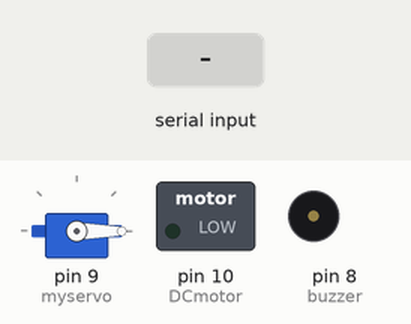
This sketch was run on a simulated Arduino Uno, built with avr-gcc and run on an emulated ATmega328P. On the bench: servo, switched loads named in the sketch (green lamp = pin HIGH), buzzer (waves = sounding, pin HIGH). The inputs (shaded band) are chosen by the test bench. What the sketch prints to the serial monitor is not drawn.

Above: at 1.2 s.
1.3 s: "1\n" received over the second serial link
At 1.4 s:
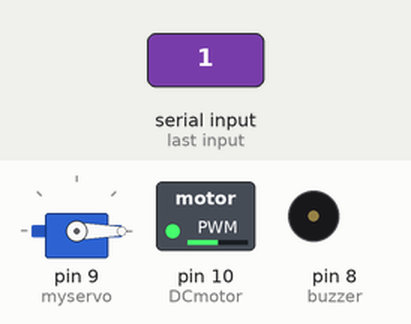
At 1.8 s:
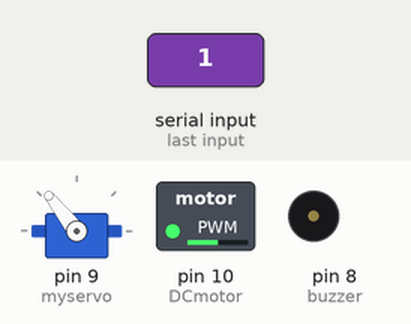
Timing chart, 0 to 4.3 s (numbered marks = the images above; inputs shaded):
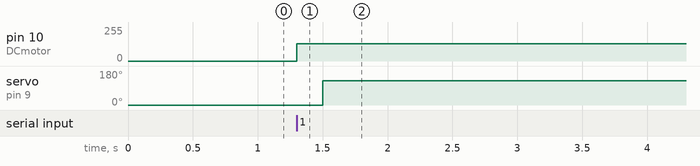

Measured:
- after the input at 1.3 s, pin 10 (DCmotor): 0/255 → 128/255 at once; servo on pin 9 (myservo): 0° → 128° after 0.20 s

The sketch:

golden_bell_C26-2.ino
```cpp
#include <SoftwareSerial.h>
#include<Servo.h>
int DCmotor=10;
int buzzer = 8;
Servo myservo;
#define cds A2
SoftwareSerial bt(2,3); // RX/TX 핀 설정/ 시리얼 통신 객체 생성

void setup() {
  pinMode(DCmotor,OUTPUT);
  pinMode(buzzer,OUTPUT);
  pinMode(cds, INPUT);
  Serial.begin(9600);
  myservo.attach(9);
  myservo.write(0);
  bt.begin(9600); // softwareSerial 통신 속도 및 시작
}

void loop() {
  char value;
 if(bt.available())
 {
  value = (char)bt.read();

    Serial.print("value = ");
    Serial.println(value);
    delay(1);

  if(value == '1'){
  int cdsvalue = analogRead(A2);
  analogWrite(DCmotor,cdsvalue/4);
  Serial.println("빛의 양 : ");
  Serial.println(cdsvalue);
  Serial.println("\n");
  delay(200);

  int potentiometer=(analogRead(A0)/4);
  myservo.write(potentiometer);
  Serial.println("가변저항 : ");
  Serial.print(potentiometer);
  Serial.println("\n\n");
  delay(200);
  if(potentiometer>180)
  {
  digitalWrite(buzzer,HIGH);
  delay(1000);
  digitalWrite(buzzer,LOW);
  delay(1000);
  }
  delay(2000);
}

if(value == '2')
    {
      while(1){
      analogWrite(DCmotor,0);
      myservo.write(0);
      digitalWrite(buzzer,LOW);
    }
    }
}
}
```
